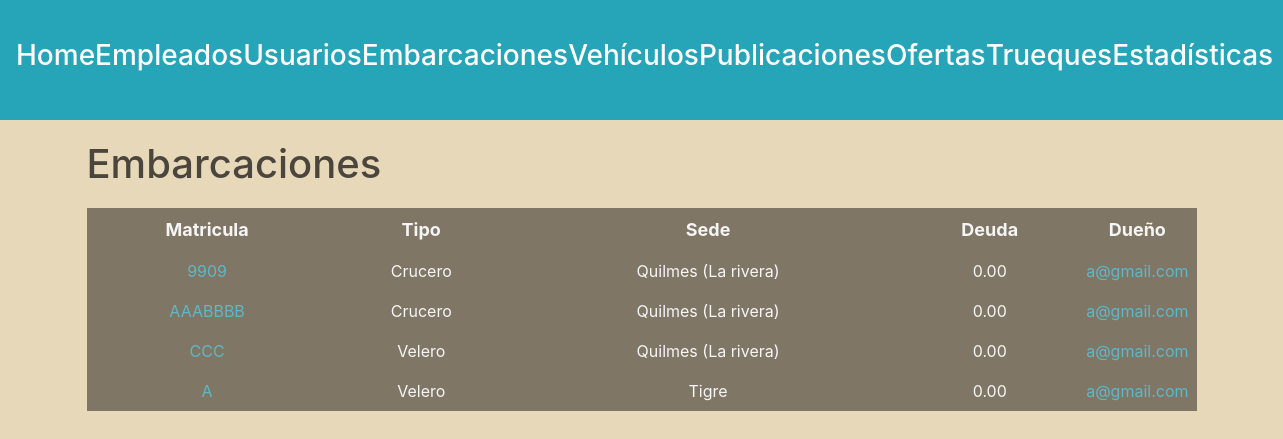
The app's page /administracion/embarcaciones/ (signed in) with its own data.
### embarcaciones/models.py (models this page shows)
class Embarcacion(models.Model):
    matricula = models.CharField(max_length=100, unique=True)
    modelo = models.CharField(max_length=100)
    tipo = models.ForeignKey(TipoEmbarcacion, on_delete=models.SET_NULL, null=True)
    m_eslora = models.DecimalField(max_digits=5, decimal_places=2)
    m_manga = models.DecimalField(max_digits=5, decimal_places=2)
    m_calado = models.DecimalField(max_digits=5, decimal_places=2)
    motor = models.BooleanField(default=False)
    deuda = models.DecimalField(max_digits=10, decimal_places=2, default=0)
    sede = models.ForeignKey(Sede, on_delete=models.SET_NULL, null=True)
    dueño = models.ForeignKey(Usuario, on_delete=models.CASCADE)

class TipoEmbarcacion(models.Model):
    clase= models.CharField(max_length=50, unique=True)

### empleados/models.py (models this page shows)
class Sede(models.Model):
    nombre = models.CharField(max_length=100, unique=True)

### usuarios/models.py (models this page shows, shortened)
class Usuario(AbstractBaseUser, PermissionsMixin):
    nombre = models.CharField(max_length=50)
    apellido = models.CharField(max_length=50)
    fecha_nacimiento = models.DateField()
    telefono = models.CharField(max_length=13)
    mail = models.EmailField(max_length=50, unique=True)
    password = models.CharField(max_length=128)
    is_staff= models.BooleanField(default=False)
    is_blocked= models.BooleanField(default=False)
    USERNAME_FIELD = 'mail'
    REQUIRED_FIELDS = ['nombre', 'apellido', 'fecha_nacimiento', 'telefono']

### administrador/views.py (the view)
# urls.py: path('', include('embarcaciones.urls')),
def embarcaciones(request):
    user = request.user
    if not user.is_superuser:
        return redirect('home')
    embarcaciones = Embarcacion.objects.exclude(matricula__startswith='*')
    return render(request, 'boats.html', {'embarcaciones' : embarcaciones})

### autenticacion/backend.py (called while the page is built)
    def get_user(self, user_id):
        UserModel = get_user_model()
        try:
            return UserModel.objects.get(pk=user_id)
        except UserModel.DoesNotExist:
            return None

### administrador/templates/boats.html (shortened to what this page needs)
{% extends 'layouts/navbar.html' %}
{% block content %}
<div class="header">
    <h1>Embarcaciones</h1>
</div>
{% if embarcaciones %}
    <table>
        <thead>
            <tr>
                <th>Matricula</th>
                <th>Tipo</th>
                <th>Sede</th>
                <th>Deuda</th>
                <th>Dueño</th>
            </tr>
        </thead>
        <tbody>
            {% for embarcacion in embarcaciones %}
                <tr>
                    <td>
                        <a href="{% url 'ver detalle embarcacion' embarcacion.id 0 %}"> {{embarcacion.matricula}} </a>
                    </td>
                    <td>{{embarcacion.tipo.clase}}</td>
                    <td>{{embarcacion.sede.nombre}}</td>
                    <td>{{embarcacion.deuda}}</td>
                    <td>
                        <a href="{% url 'ver perfil' embarcacion.dueño.id %}"> {{embarcacion.dueño}} </a>
                    </td>
                </tr>
            {% endfor %}
        </tbody>
    </table>
{% else %}
    <h3>No existen embarcaciones en la plataforma.</h3>
{% endif %}
{% endblock %}

### administrador/static/styles/main.css (style rules this page uses)
:root { --azul1: #6785b4; --azul2: #26a5b9; --azul3: #a9cecf; --gris: #c4c4be8c; --arena: #c8baa0; }
body { background: #e8d8ba !important; color: #fff; font-family: arial; margin: 0; }
.header { display: flex; justify-content: space-between; align-items: center; margin-bottom: 20px; }
.header h1 { color: #4b463d; margin: 0; }
table { width: 100%; background: #807666; color: whitesmoke; padding: 10px; margin-bottom: 2px; }
table thead th { font-size: 18px; }
table tbody td { font-size: 16px; }
table th, table td { padding: 8px; text-align: center; }
a:link, a:visited { color: #5cb9c7; font-size: 16px; }
td:nth-child(5), td:nth-child(6) { width: 100px; }

### records on screen
Embarcacion: matricula "9909", tipo.clase "Crucero", sede.nombre "Quilmes (La rivera)", deuda "0.00", dueño "a@gmail.com"
Embarcacion: matricula "AAABBBB", tipo.clase "Crucero", sede.nombre "Quilmes (La rivera)", deuda "0.00", dueño "a@gmail.com"
Embarcacion: matricula "CCC", tipo.clase "Velero", sede.nombre "Quilmes (La rivera)", deuda "0.00", dueño "a@gmail.com"
Embarcacion: matricula "A", tipo.clase "Velero", sede.nombre "Tigre", deuda "0.00", dueño "a@gmail.com"
